Frame 1 (no input): blank canvas, image omitted
Frame 60 (the mouse pressed at the canvas centre just before this capture): blank canvas, image omitted
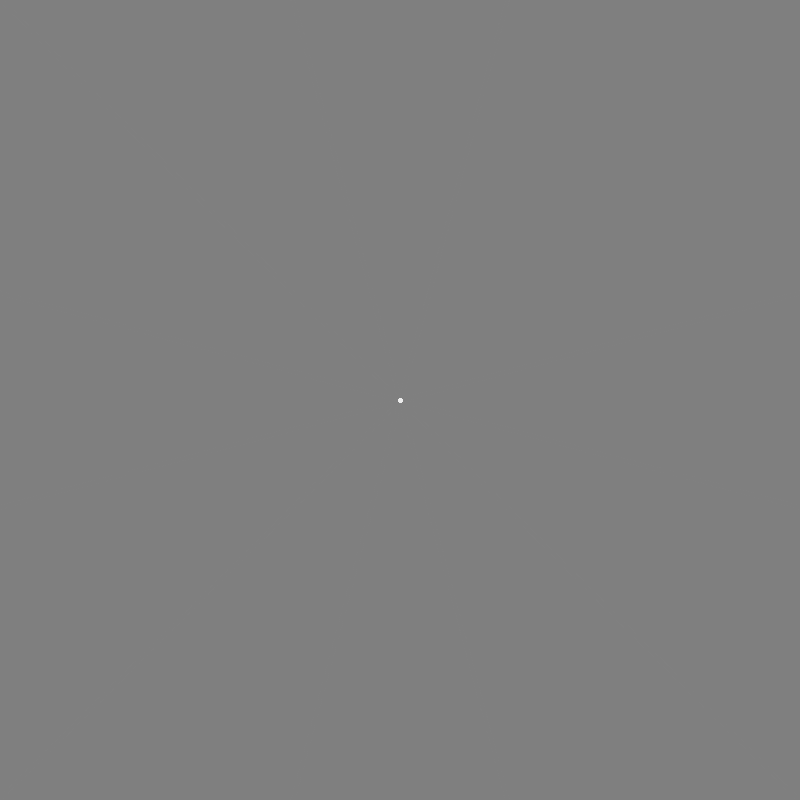
Frame 120 (the mouse held since frame 60 and released just before this capture)

The Processing sketch whose frames 1 and 60 were blank and that drew this single picture after the mouse press (run headless with seeded random() and noise(); from frame 60 on, the mouse is pressed at the canvas centre):

// Processing sketch: CC_155_Kaleidoscope_Snowflake
// ── CC_155_Kaleidoscope_Snowflake.pde
// Kaleidoscope Snowflake
// The Coding Train / Daniel Shiffman
// https://thecodingtrain.com/CodingChallenges/155-kaleidoscope-snowflake.html
// https://youtu.be/R3C2giDfmO8
// https://editor.p5js.org/codingtrain/sketches/JbWCVPX5a

int symmetry = 6;
int angle = 360 / symmetry;
float strokeSize = 4; // use + and - keys to change instead of slider
float xoff;
// press s to save
// press c to clear

void setup() {
  size(800, 800);
  background(127);
  // colorMode(HSB);
}

void keyPressed() {
  if (key == 's' || key == 'S') {
    save("snowflake.png");
    println("snowflake saved!");
  } else if (key == 'c' || key == 'C') {
    background(127);
  }
}

void draw() {
  translate(width / 2, height / 2);
  
  int mx = mouseX - width / 2;
  int my = mouseY - height / 2;
  int pmx = pmouseX - width / 2;
  int pmy = pmouseY - height / 2;
  
  if (mousePressed) {
    int hu = int(map(sin(radians(xoff)), -1, 1, 0, 255));
    xoff += 1;
    stroke(hu, 100);
    
    for (int i = 0; i < symmetry; i++) {
      rotate(radians(angle));
      
      // float d = dist(mx, my, pmx, pmy);
      // float sw = map(d, 0, 16, 16, 2);
      float sw = strokeSize;
      strokeWeight(sw);
      
      line(mx, my, pmx, pmy);
      
      push();
      scale(1, -1);
      line(mx, my, pmx, pmy);
      pop();
    }
  }
  
  if (keyPressed) {
    if (key == '+' || key == '=') {
      strokeSize = constrain(strokeSize + 0.1, 1, 32);
      println("strokeSize is " + strokeSize);
    } else if (key == '-' || key == '_') {
      strokeSize = constrain(strokeSize - 0.1, 1, 32);
      println("strokeSize is " + strokeSize);
    }
  }
}
